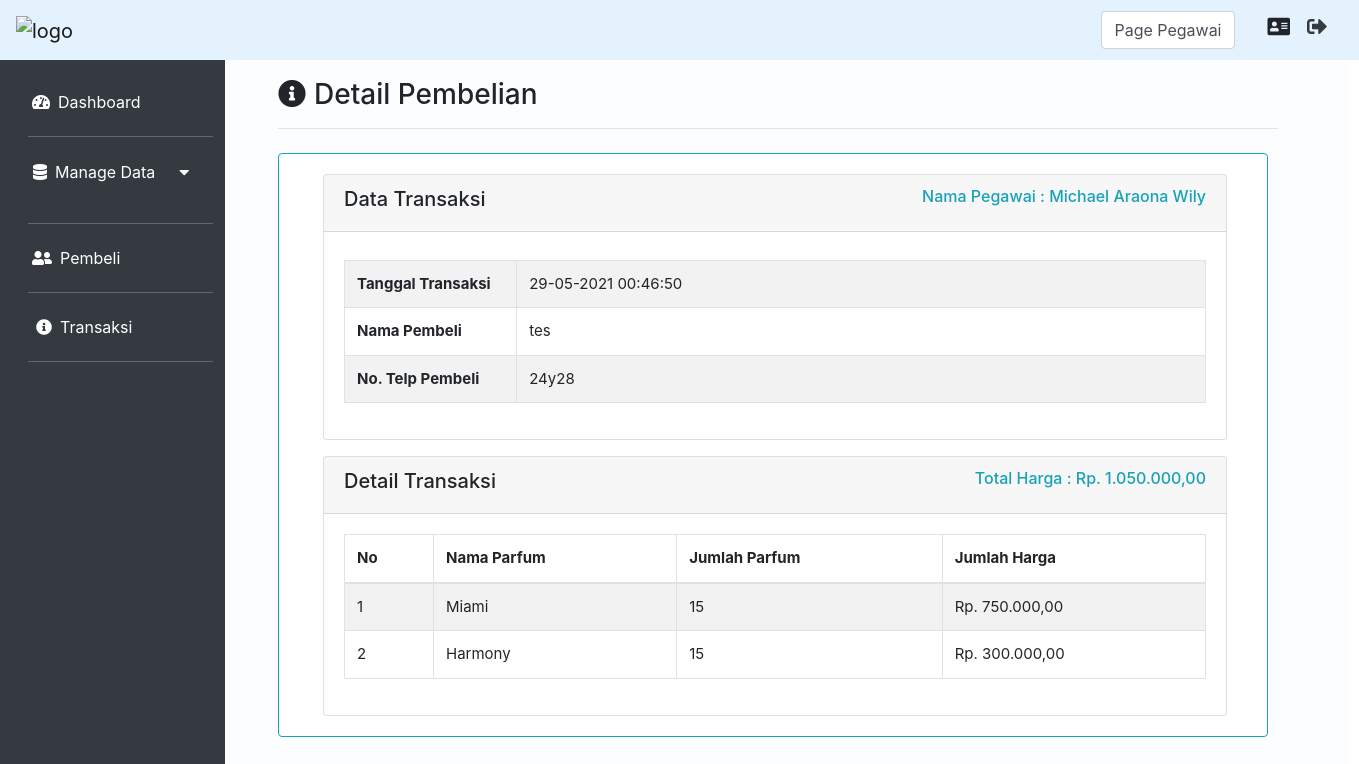
The page /index.php?page=Transaksi&aksi=detailTransaksi&idTransaksi=6 (signed in) on the database as committed earlier.
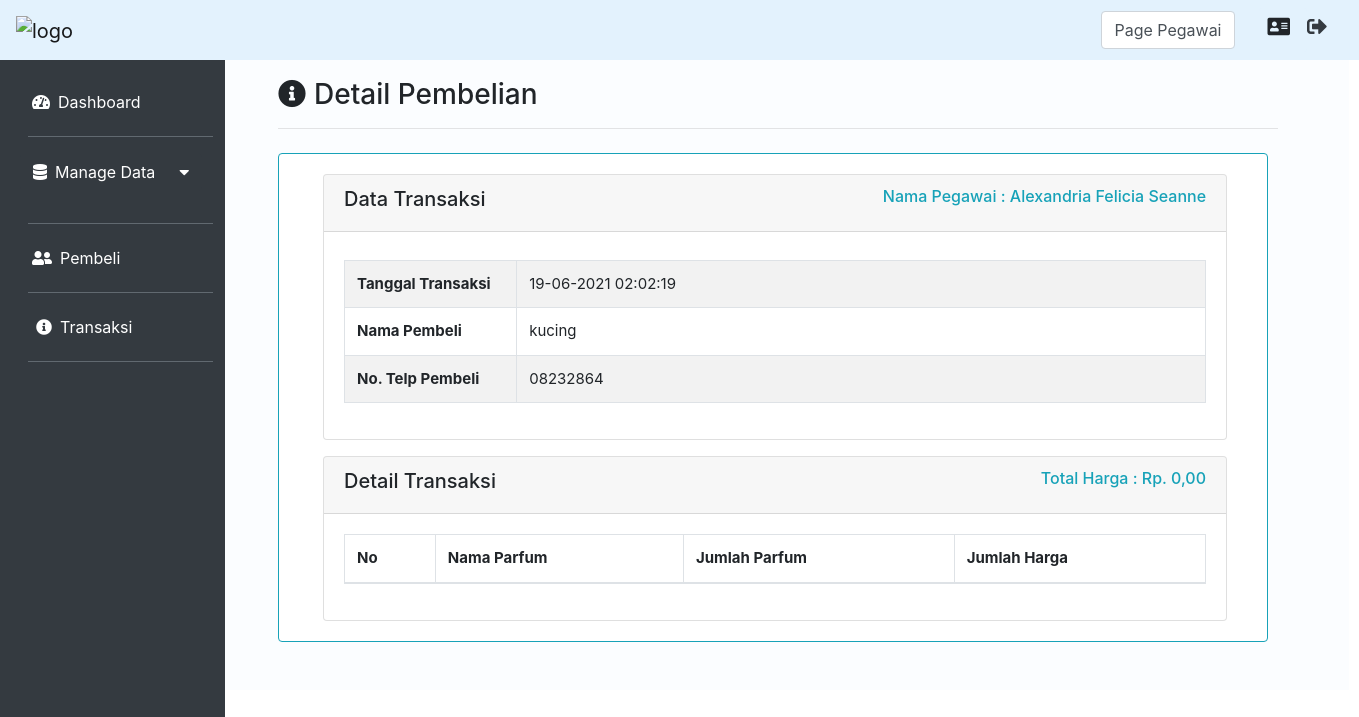
The same page on the database as committed later.
### tables this page shows
CREATE TABLE `transaksi` (
  `id_transaksi` int(11) NOT NULL,
  `pembeli_id` int(11) NOT NULL,
  `pegawai_id` int(11) NOT NULL,
  `tanggal` datetime NOT NULL,
  `status_transaksi` int(11) NOT NULL
);

CREATE TABLE `pegawai` (
  `id_pegawai` int(11) NOT NULL,
  `nik_pegawai` varchar(16) NOT NULL,
  `nama_pegawai` varchar(25) NOT NULL,
  `username_pegawai` varchar(15) NOT NULL,
  `password_pegawai` varchar(15) NOT NULL,
  `email_pegawai` varchar(25) NOT NULL,
  `notelp_pegawai` varchar(18) NOT NULL,
  `jabatan_id` int(11) NOT NULL
);

CREATE TABLE `pembeli` (
  `id_pembeli` int(11) NOT NULL,
  `nama_pembeli` varchar(25) NOT NULL,
  `notelp_pembeli` varchar(18) NOT NULL,
  `status_pembeli` int(11) NOT NULL
);

CREATE TABLE `detail_transaksi` (
  `parfum_id` int(11) NOT NULL,
  `transaksi_id` int(11) NOT NULL,
  `jumlah_parfum` int(11) NOT NULL
);

CREATE TABLE `parfum` (
  `id_parfum` int(11) NOT NULL,
  `kategori_id` int(11) NOT NULL,
  `nama_parfum` varchar(20) NOT NULL,
  `expired_parfum` date NOT NULL,
  `harga_parfum` float NOT NULL,
  `stok` int(11) DEFAULT NULL
);

### Controller/TransaksiController.php (called while the page is built, shortened)
<?php
class TransaksiController
{
    private $model;
    public function __construct()
    {
        $this->model = new TransaksiModel();
    }
    public function viewDetailTransaksi()
    {
        $idTransaksi = $_GET['idTransaksi'];
        $detailTransaksi = $this->model->getDetailTransaksi($idTransaksi);
        $total = $this->model->getTotalHarga($idTransaksi);
        $transaksi = $this->model->getTransaksiByID($idTransaksi);
        extract($detailTransaksi);
        extract($transaksi);
        extract($total);
        require_once("View/Transaksi/detailTransaksi.php");
    }
}

### koneksi.php (called while the page is built, shortened)
<?php
function koneksi()
{
    $db_host = "localhost";
    $db_user = "root";
    $db_password = "";
    $db_database = "db_TokoParfum";
    try {
        return new mysqli($db_host, $db_user, $db_password, $db_database);
    } catch (Exception $e) {
        echo "Terjadi Kesalahan koneksi database";
    }
}

### Model/TransaksiModel.php (called while the page is built, shortened)
<?php
class TransaksiModel
{
    public function getDetailTransaksi($idTransaksi)
    {
        $sql = "SELECT detail_transaksi.transaksi_id,parfum.nama_parfum,
        detail_transaksi.jumlah_parfum, detail_transaksi.parfum_id,
        detail_transaksi.jumlah_parfum * parfum.harga_parfum AS jumlah_harga
        FROM detail_transaksi
        JOIN parfum ON detail_transaksi.parfum_id = parfum.id_parfum
        WHERE detail_transaksi.transaksi_id = $idTransaksi";
        $query = koneksi()->query($sql);
        $hasil = [];
        while ($detailTransaksi = $query->fetch_assoc()) {
            $hasil[] = $detailTransaksi;
        }
        return $hasil;
    }
    public function getTotalHarga($idTransaksi)
    {
        $sql = "SELECT SUM(detail_transaksi.jumlah_parfum * parfum.harga_parfum) AS totalHarga
        FROM detail_transaksi
        JOIN transaksi ON detail_transaksi.transaksi_id = transaksi.id_transaksi
        JOIN parfum ON detail_transaksi.parfum_id = parfum.id_parfum
        WHERE detail_transaksi.transaksi_id = $idTransaksi ";
        $query = koneksi()->query($sql);
        return $query->fetch_assoc();
    }
    public function getTransaksiByID($idTransaksi)
    {
        $sql = "SELECT transaksi.tanggal, pembeli.nama_pembeli, pembeli.notelp_pembeli,
        pegawai.nama_pegawai  FROM transaksi
        JOIN pembeli ON transaksi.pembeli_id = pembeli.id_pembeli
        JOIN pegawai ON transaksi.pegawai_id = pegawai.id_pegawai
        WHERE transaksi.id_transaksi = $idTransaksi";
        $query = koneksi()->query($sql);
        return $query->fetch_assoc();
    }
}

### View/Transaksi/detailTransaksi.php (the view)
<div class="col-md-10 p-5 pt-2">
    <h3><i class="fas fa-info-circle mr-2 mt-3"></i>Detail Pembelian</h3>
    <hr class="garis">
    <div class="card mt-4 border-info">
        <div class="card-body ml-2 mr-2">
            <div class="card mb-3 ml-3" style="width: 97%;">
                <div class="card-header">
                    <div class="row">
                        <div class="col-md-6">
                            <h5>Data Transaksi</h5>
                        </div>
                        <div class="col-md-6">
                            <h6 class="float-right text-info">Nama Pegawai : <?= $transaksi['nama_pegawai'] ?></h6>
                        </div>
                    </div>
                </div>
                <div class="card-body">
                    <table class="table table-bordered table-striped mt-2">
                        <tbody>
                            <tr>
                                <th width="20%">Tanggal Transaksi</th>
                                <td> <?= date('d-m-Y H:i:s', strtotime($transaksi['tanggal'])); ?></td>
                            </tr>
                            <tr>
                                <th width="20%">Nama Pembeli</th>
                                <td> <?= $transaksi['nama_pembeli'] ?></td>
                            </tr>
                            <tr>
                                <th width="20%">No. Telp Pembeli</th>
                                <td> <?= $transaksi['notelp_pembeli'] ?></td>
                            </tr>
                        </tbody>
                    </table>
                </div>
            </div>
            <div class="card ml-3" style="width: 97%;">
                <div class="card-header">
                    <div class="row">
                        <div class="col-md-6">
                            <h5>Detail Transaksi</h5>
                        </div>
                        <div class="col-md-6">
                            <h6 class="float-right text-info">Total Harga : Rp. <?= number_format($total['totalHarga'], 2, ',', '.') ?></h6>
                        </div>
                    </div>
                </div>
                <div class="card-body">
                    <table id="example" class="table table-striped table-bordered" style="width:100%">
                        <thead>
                            <tr>
                                <th scope="col">No</th>
                                <th scope="col">Nama Parfum</th>
                                <th scope="col">Jumlah Parfum</th>
                                <th scope="col">Jumlah Harga</th>
                            </tr>
                        </thead>
                        <tbody>
                            <?php $no = 1;
                            foreach ($detailTransaksi as $row) : ?>
                                <tr>
                                    <td scope="row"><?= $no ?></td>
                                    <td><?= $row['nama_parfum'] ?></td>
                                    <td><?= $row['jumlah_parfum'] ?></td>
                                    <td>Rp. <?= number_format($row['jumlah_harga'], 2, ',', '.') ?></td>
                                </tr>
                            <?php $no++;
                            endforeach; ?>
                        </tbody>
                    </table>
                </div>
            </div>
        </div>
    </div>
</div>

Rows that differ between the two databases and show on the page:
removed detail_transaksi: parfum.nama_parfum "Miami", jumlah_parfum "15", jumlah_harga "750.000,00"
removed detail_transaksi: parfum.nama_parfum "Harmony", jumlah_parfum "15", jumlah_harga "300.000,00"
changed transaksi: pegawai.nama_pegawai "Michael Araona Wily" → "Alexandria Felicia Seanne"; tanggal "29-05-2021 00:46:50" → "19-06-2021 02:02:19"; pembeli.nama_pembeli "tes" → "kucing"; pembeli.notelp_pembeli "24y28" → "08232864"
Other text that changed with them:
$total['totalHarga']: "1.050.000,00" → "0,00"
